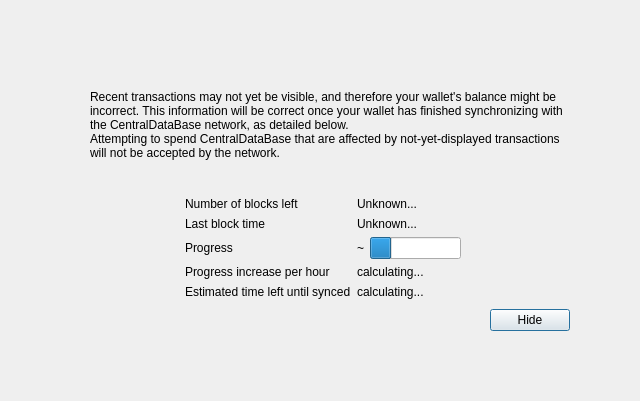
<?xml version="1.0" encoding="UTF-8"?>
<ui version="4.0">
 <class>ModalOverlay</class>
 <widget class="ModalOverlay" name="ModalOverlay">
  <property name="geometry">
   <rect>
    <x>0</x>
    <y>0</y>
    <width>640</width>
    <height>401</height>
   </rect>
  </property>
  <property name="windowTitle">
   <string>Form</string>
  </property>
  <layout class="QVBoxLayout" name="verticalLayout" stretch="0">
   <property name="sizeConstraint">
    <enum>QLayout::SetDefaultConstraint</enum>
   </property>
   <property name="leftMargin">
    <number>0</number>
   </property>
   <property name="topMargin">
    <number>0</number>
   </property>
   <property name="rightMargin">
    <number>0</number>
   </property>
   <property name="bottomMargin">
    <number>0</number>
   </property>
   <item>
    <widget class="QWidget" name="bgWidget" native="true">
     <property name="styleSheet">
      <string notr="true"/>
     </property>
     <layout class="QVBoxLayout" name="verticalLayoutMain" stretch="0">
      <property name="leftMargin">
       <number>60</number>
      </property>
      <property name="topMargin">
       <number>60</number>
      </property>
      <property name="rightMargin">
       <number>60</number>
      </property>
      <property name="bottomMargin">
       <number>60</number>
      </property>
      <item>
       <widget class="QWidget" name="contentWidget" native="true">
        <property name="styleSheet">
         <string notr="true"/>
        </property>
        <layout class="QVBoxLayout" name="verticalLayoutSub" stretch="1,0,0,0,0">
         <property name="spacing">
          <number>0</number>
         </property>
         <property name="leftMargin">
          <number>10</number>
         </property>
         <property name="topMargin">
          <number>10</number>
         </property>
         <property name="rightMargin">
          <number>10</number>
         </property>
         <property name="bottomMargin">
          <number>10</number>
         </property>
         <item>
          <layout class="QHBoxLayout" name="horizontalLayoutIconText" stretch="0,1">
           <property name="topMargin">
            <number>20</number>
           </property>
           <item>
            <layout class="QVBoxLayout" name="verticalLayoutIcon">
             <property name="leftMargin">
              <number>0</number>
             </property>
             <item>
              <widget class="QLabel" name="warningIcon">
               <property name="text">
                <string/>
               </property>
              </widget>
             </item>
             <item>
              <spacer name="verticalSpacerWarningIcon">
               <property name="orientation">
                <enum>Qt::Vertical</enum>
               </property>
               <property name="sizeHint" stdset="0">
                <size>
                 <width>20</width>
                 <height>40</height>
                </size>
               </property>
              </spacer>
             </item>
            </layout>
           </item>
           <item>
            <layout class="QVBoxLayout" name="verticalLayoutInfoText">
             <property name="leftMargin">
              <number>0</number>
             </property>
             <property name="topMargin">
              <number>0</number>
             </property>
             <item>
              <widget class="QLabel" name="infoText">
               <property name="text">
                <string>Recent transactions may not yet be visible, and therefore your wallet's balance might be incorrect. This information will be correct once your wallet has finished synchronizing with the CentralDataBase network, as detailed below.</string>
               </property>
               <property name="textFormat">
                <enum>Qt::RichText</enum>
               </property>
               <property name="wordWrap">
                <bool>true</bool>
               </property>
              </widget>
             </item>
             <item>
              <widget class="QLabel" name="infoTextStrong">
               <property name="text">
                <string>Attempting to spend CentralDataBase that are affected by not-yet-displayed transactions will not be accepted by the network.</string>
               </property>
               <property name="textFormat">
                <enum>Qt::RichText</enum>
               </property>
               <property name="wordWrap">
                <bool>true</bool>
               </property>
              </widget>
             </item>
             <item>
              <spacer name="verticalSpacerInTextSpace">
               <property name="orientation">
                <enum>Qt::Vertical</enum>
               </property>
               <property name="sizeHint" stdset="0">
                <size>
                 <width>20</width>
                 <height>40</height>
                </size>
               </property>
              </spacer>
             </item>
            </layout>
           </item>
          </layout>
         </item>
         <item>
          <spacer name="verticalSpacerAfterText">
           <property name="orientation">
            <enum>Qt::Vertical</enum>
           </property>
           <property name="sizeHint" stdset="0">
            <size>
             <width>20</width>
             <height>40</height>
            </size>
           </property>
          </spacer>
         </item>
         <item>
          <layout class="QFormLayout" name="formLayout">
           <property name="fieldGrowthPolicy">
            <enum>QFormLayout::FieldsStayAtSizeHint</enum>
           </property>
           <property name="formAlignment">
            <set>Qt::AlignHCenter|Qt::AlignTop</set>
           </property>
           <property name="horizontalSpacing">
            <number>6</number>
           </property>
           <property name="verticalSpacing">
            <number>6</number>
           </property>
           <property name="topMargin">
            <number>10</number>
           </property>
           <item row="0" column="0">
            <widget class="QLabel" name="labelNumberOfBlocksLeft">
             <property name="text">
              <string>Number of blocks left</string>
             </property>
            </widget>
           </item>
           <item row="0" column="1">
            <widget class="QLabel" name="numberOfBlocksLeft">
             <property name="text">
              <string>Unknown...</string>
             </property>
            </widget>
           </item>
           <item row="1" column="0">
            <widget class="QLabel" name="labelLastBlockTime">
             <property name="text">
              <string>Last block time</string>
             </property>
            </widget>
           </item>
           <item row="1" column="1">
            <widget class="QLabel" name="newestBlockDate">
             <property name="sizePolicy">
              <sizepolicy hsizetype="Maximum" vsizetype="Preferred">
               <horstretch>0</horstretch>
               <verstretch>0</verstretch>
              </sizepolicy>
             </property>
             <property name="text">
              <string>Unknown...</string>
             </property>
            </widget>
           </item>
           <item row="2" column="0">
            <widget class="QLabel" name="labelSyncDone">
             <property name="text">
              <string>Progress</string>
             </property>
            </widget>
           </item>
           <item row="2" column="1">
            <layout class="QHBoxLayout" name="horizontalLayoutSync" stretch="0,1">
             <item>
              <widget class="QLabel" name="percentageProgress">
               <property name="text">
                <string notr="true">~</string>
               </property>
              </widget>
             </item>
             <item>
              <widget class="QProgressBar" name="progressBar">
               <property name="value">
                <number>24</number>
               </property>
               <property name="format">
                <string/>
               </property>
              </widget>
             </item>
            </layout>
           </item>
           <item row="4" column="0">
            <widget class="QLabel" name="labelProgressIncrease">
             <property name="text">
              <string>Progress increase per hour</string>
             </property>
            </widget>
           </item>
           <item row="4" column="1">
            <widget class="QLabel" name="progressIncreasePerH">
             <property name="text">
              <string>calculating...</string>
             </property>
            </widget>
           </item>
           <item row="5" column="0">
            <widget class="QLabel" name="labelEstimatedTimeLeft">
             <property name="text">
              <string>Estimated time left until synced</string>
             </property>
            </widget>
           </item>
           <item row="5" column="1">
            <widget class="QLabel" name="expectedTimeLeft">
             <property name="text">
              <string>calculating...</string>
             </property>
            </widget>
           </item>
          </layout>
         </item>
         <item>
          <layout class="QHBoxLayout" name="horizontalLayoutButtons">
           <property name="leftMargin">
            <number>10</number>
           </property>
           <property name="topMargin">
            <number>10</number>
           </property>
           <item>
            <spacer name="horizontalSpacer">
             <property name="orientation">
              <enum>Qt::Horizontal</enum>
             </property>
             <property name="sizeHint" stdset="0">
              <size>
               <width>40</width>
               <height>20</height>
              </size>
             </property>
            </spacer>
           </item>
           <item>
            <widget class="QPushButton" name="closeButton">
             <property name="text">
              <string>Hide</string>
             </property>
             <property name="focusPolicy">
              <enum>Qt::StrongFocus</enum>
             </property>
             <property name="default">
              <bool>true</bool>
             </property>
            </widget>
           </item>
          </layout>
         </item>
         <item>
          <layout class="QVBoxLayout" name="verticalLayout_2">
           <item>
            <spacer name="verticalSpacer">
             <property name="orientation">
              <enum>Qt::Vertical</enum>
             </property>
             <property name="sizeHint" stdset="0">
              <size>
               <width>20</width>
               <height>40</height>
              </size>
             </property>
            </spacer>
           </item>
          </layout>
         </item>
        </layout>
       </widget>
      </item>
     </layout>
    </widget>
   </item>
  </layout>
 </widget>
 <customwidgets>
  <customwidget>
   <class>ModalOverlay</class>
   <extends>QWidget</extends>
   <header>qt/modaloverlay.h</header>
   <container>1</container>
  </customwidget>
 </customwidgets>
 <resources/>
 <connections/>
</ui>
